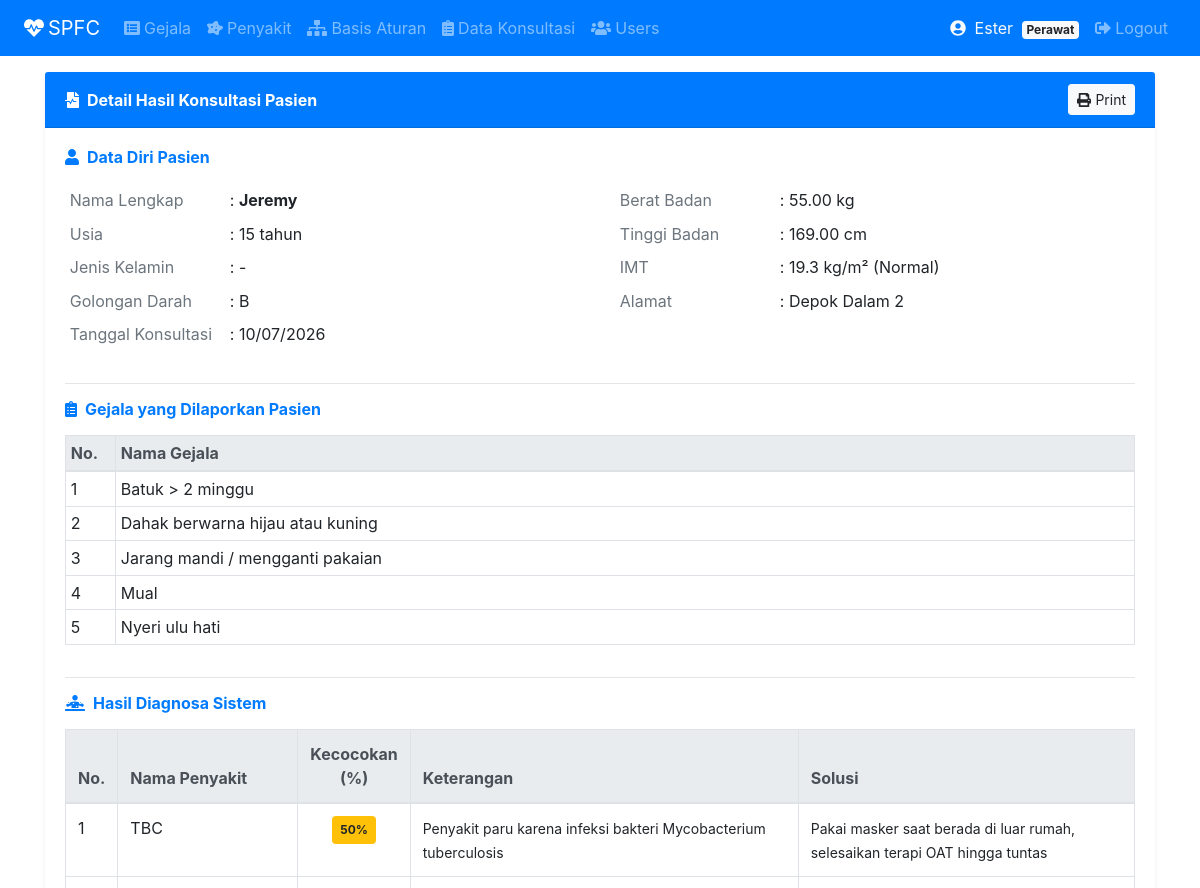
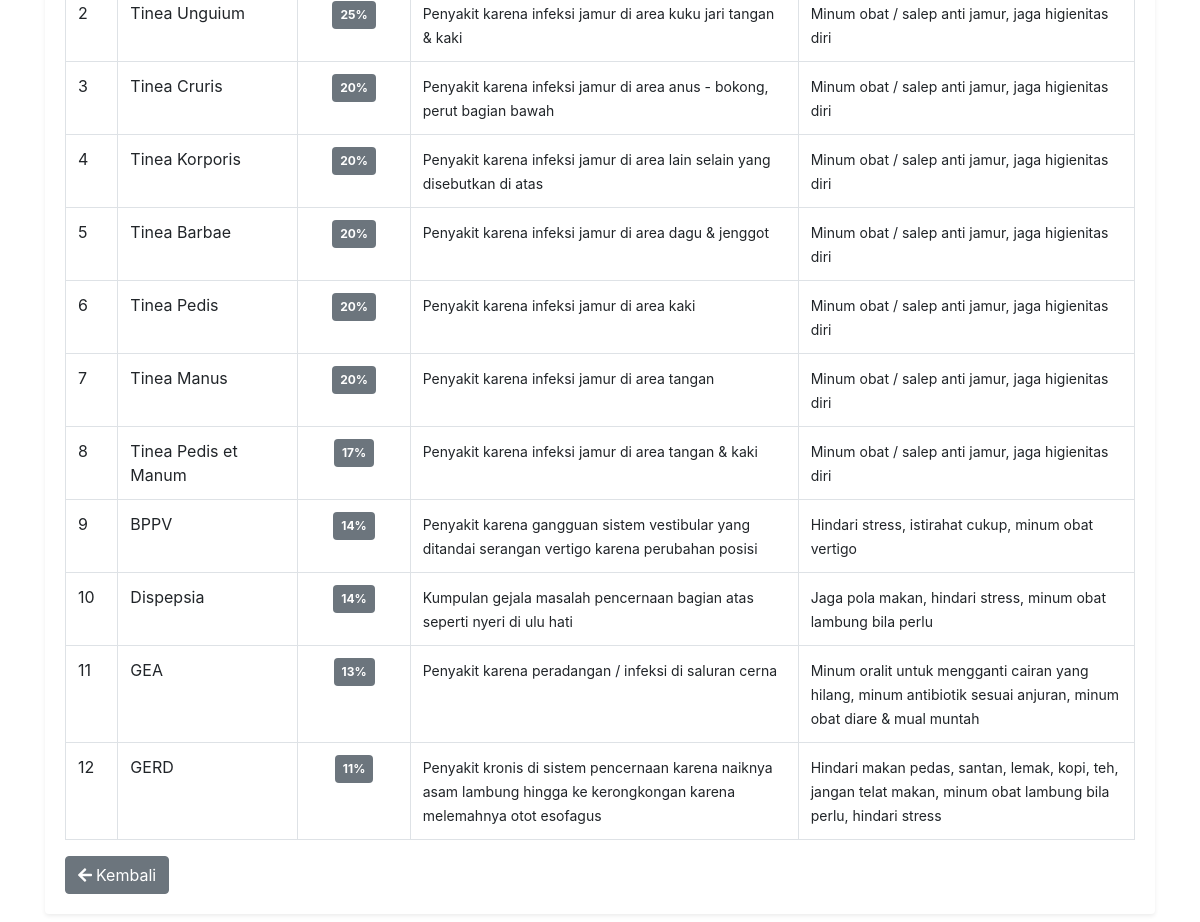
The app's page /index.php?page=konsultasiadm&action=detail&id=2 (signed in) with its own data (2 pictures, top to bottom).
### tables this page shows
CREATE TABLE `konsultasi` (
  `idkonsultasi` int(11) NOT NULL,
  `idusers` int(11) NOT NULL DEFAULT 0,
  `tanggal` date NOT NULL,
  `nama` varchar(50) NOT NULL,
  `usia` int(3) NOT NULL DEFAULT 0,
  `jenis_kelamin` varchar(1) NOT NULL DEFAULT '',
  `alamat` varchar(200) NOT NULL DEFAULT '',
  `berat_badan` decimal(5,2) NOT NULL DEFAULT 0.00,
  `tinggi_badan` decimal(5,2) NOT NULL DEFAULT 0.00,
  `golongan_darah` varchar(3) NOT NULL DEFAULT ''
);

CREATE TABLE `detail_konsultasi` (
  `idkonsultasi` int(11) NOT NULL,
  `idgejala` int(11) NOT NULL
);

CREATE TABLE `gejala` (
  `idgejala` int(11) NOT NULL,
  `nmgejala` varchar(200) NOT NULL
);

CREATE TABLE `detail_penyakit` (
  `idkonsultasi` int(11) NOT NULL,
  `idpenyakit` int(11) NOT NULL,
  `persentase` tinyint(4) NOT NULL
);

CREATE TABLE `penyakit` (
  `idpenyakit` int(11) NOT NULL,
  `nmpenyakit` varchar(50) NOT NULL,
  `keterangan` text NOT NULL,
  `solusi` text NOT NULL
);

### detail_konsultasiadm.php (the view, shortened to what this page needs)
<?php
$idkonsultasi = intval($_GET['id']);
$sql    = "SELECT * FROM konsultasi WHERE idkonsultasi='$idkonsultasi'";
$result = $conn->query($sql);
$row    = $result->fetch_assoc();
$imt = null;
$imt_kategori = '';
if(!empty($row['berat_badan']) && !empty($row['tinggi_badan']) && $row['tinggi_badan'] > 0){
    $tb_m = $row['tinggi_badan'] / 100;
    $imt  = round($row['berat_badan'] / ($tb_m * $tb_m), 1);
    if($imt < 18.5)      $imt_kategori = 'Berat Badan Kurang';
    elseif($imt < 25.0)  $imt_kategori = 'Normal';
    elseif($imt < 30.0)  $imt_kategori = 'Kelebihan Berat Badan';
    else                 $imt_kategori = 'Obesitas';
}
?>
<div class="row">
    <div class="col-sm-12">
        <div class="card border-0 shadow-sm">
            <div class="card-header bg-primary text-white d-flex justify-content-between align-items-center no-print">
                <strong><i class="fas fa-file-medical-alt mr-2"></i>Detail Hasil Konsultasi Pasien</strong>
                <button type="button" class="btn btn-light btn-sm" onclick="window.print()">
                    <i class="fas fa-print mr-1"></i>Print
                </button>
            </div>
            <div class="card-body">
                <h6 class="font-weight-bold text-primary mb-3">
                    <i class="fas fa-user mr-2"></i>Data Diri Pasien
                </h6>
                <div class="row">
                    <div class="col-md-6">
                        <div class="table-responsive">
                        <table class="table table-sm table-borderless">
                            <tr>
                                <td width="160px" class="text-muted">Nama Lengkap</td>
                                <td>: <strong><?php echo htmlspecialchars($row['nama']); ?></strong></td>
                            </tr>
                            <tr>
                                <td class="text-muted">Usia</td>
                                <td>: <?php echo isset($row['usia']) ? $row['usia'] : '-'; ?> tahun</td>
                            </tr>
                            <tr>
                                <td class="text-muted">Jenis Kelamin</td>
                                <td>: <?php echo $row['jenis_kelamin'] == 'L' ? 'Laki-laki' : ($row['jenis_kelamin'] == 'P' ? 'Perempuan' : '-'); ?></td>
                            </tr>
                            <tr>
                                <td class="text-muted">Golongan Darah</td>
                                <td>: <?php echo !empty($row['golongan_darah']) ? $row['golongan_darah'] : '-'; ?></td>
                            </tr>
                            <tr>
                                <td class="text-muted">Tanggal Konsultasi</td>
                                <td>: <?php echo date('d/m/Y', strtotime($row['tanggal'])); ?></td>
                            </tr>
                        </table>
                        </div>
                    </div>
                    <div class="col-md-6">
                        <div class="table-responsive">
                        <table class="table table-sm table-borderless">
                            <tr>
                                <td width="160px" class="text-muted">Berat Badan</td>
                                <td>: <?php echo !empty($row['berat_badan']) ? $row['berat_badan'] . ' kg' : '-'; ?></td>
                            </tr>
                            <tr>
                                <td class="text-muted">Tinggi Badan</td>
                                <td>: <?php echo !empty($row['tinggi_badan']) ? $row['tinggi_badan'] . ' cm' : '-'; ?></td>
                            </tr>
                            <tr>
                                <td class="text-muted">IMT</td>
                                <td>: <?php echo $imt ? $imt . ' kg/m² (' . $imt_kategori . ')' : '-'; ?></td>
                            </tr>
                            <tr>
                                <td class="text-muted">Alamat</td>
                                <td>: <?php echo !empty($row['alamat']) ? htmlspecialchars($row['alamat']) : '-'; ?></td>
                            </tr>
                        </table>
                        </div>
                    </div>
                </div>
                <hr>
                <h6 class="font-weight-bold text-primary mb-3">
                    <i class="fas fa-clipboard-list mr-2"></i>Gejala yang Dilaporkan Pasien
                </h6>
                <div class="table-responsive">
                <table class="table table-bordered table-sm">
                    <thead class="thead-light">
                        <tr>
                            <th width="50px">No.</th>
                            <th>Nama Gejala</th>
                        </tr>
                    </thead>
                    <tbody>
                        <?php
                            $no  = 1;
                            $sql = "SELECT detail_konsultasi.idgejala, gejala.nmgejala
                                    FROM detail_konsultasi INNER JOIN gejala
                                    ON detail_konsultasi.idgejala = gejala.idgejala
                                    WHERE idkonsultasi='$idkonsultasi'";
                            $result = $conn->query($sql);
                            while($row2 = $result->fetch_assoc()){
                        ?>
                        <tr>
                            <td><?php echo $no++; ?></td>
                            <td><?php echo htmlspecialchars($row2['nmgejala']); ?></td>
                        </tr>
                        <?php } ?>
                    </tbody>
                </table>
                </div>
                <hr>
                <h6 class="font-weight-bold text-primary mb-3">
                    <i class="fas fa-diagnoses mr-2"></i>Hasil Diagnosa Sistem
                </h6>
                <?php
                    $sql = "SELECT detail_penyakit.idpenyakit, penyakit.nmpenyakit,
                                   penyakit.keterangan, penyakit.solusi, detail_penyakit.persentase
                            FROM detail_penyakit INNER JOIN penyakit
                            ON detail_penyakit.idpenyakit = penyakit.idpenyakit
                            WHERE idkonsultasi='$idkonsultasi'
                            ORDER BY persentase DESC";
                    $result = $conn->query($sql);
                    if($result->num_rows == 0):
                ?>
                    <div class="alert alert-info">
                        <i class="fas fa-info-circle mr-2"></i>
                        Tidak ada penyakit yang terdeteksi dari konsultasi ini.
                    </div>
                <?php else: ?>
                    <div class="table-responsive">
                    <table class="table table-bordered">
                        <thead class="thead-light">
                            <tr>
                                <th width="50px">No.</th>
                                <th width="180px">Nama Penyakit</th>
                                <th width="110px" class="text-center">Kecocokan (%)</th>
                                <th>Keterangan</th>
                                <th>Solusi</th>
                            </tr>
                        </thead>
                        <tbody>
                            <?php
                                $no = 1;
                                while($row3 = $result->fetch_assoc()){
                                    $persen = $row3['persentase'];
                                    $badgeClass = $persen >= 80 ? 'danger' : ($persen >= 50 ? 'warning' : 'secondary');
                            ?>
                            <tr>
                                <td><?php echo $no++; ?></td>
                                <td><?php echo htmlspecialchars($row3['nmpenyakit']); ?></td>
                                <td class="text-center">
                                    <span class="badge badge-<?php echo $badgeClass; ?> p-2">
                                        <?php echo $persen; ?>%
                                    </span>
                                </td>
                                <td><small><?php echo htmlspecialchars($row3['keterangan']); ?></small></td>
                                <td><small><?php echo htmlspecialchars($row3['solusi']); ?></small></td>
                            </tr>
                            <?php } ?>
                        </tbody>
                    </table>
                    </div>
                <?php endif; ?>
                <a class="btn btn-secondary no-print" href="?page=konsultasiadm">
                    <i class="fas fa-arrow-left mr-1"></i>Kembali
                </a>
            </div>
        </div>
    </div>
</div>

### assets/css/all.css (style rules this page uses)
.fa-arrow-left:before { content:"\f060" }
.fa-clipboard-list:before { content:"\f46d" }
.fa-diagnoses:before { content:"\f470" }
.fa-file-medical-alt:before { content:"\f478" }
.fa-print:before { content:"\f02f" }
.fa-user:before { content:"\f007" }

### assets/css/mobile-fixes.css (style rules this page uses)
.table-responsive { -webkit-overflow-scrolling: touch; }

### records on screen
konsultasi: nama "Jeremy", usia "15", golongan_darah "B", tanggal "10/07/2026", berat_badan "55.00", tinggi_badan "169.00", imt "19.3", imt_kategori "Normal", alamat "Depok Dalam 2"
detail_konsultasi: idgejala.nmgejala "Batuk > 2 minggu"
detail_konsultasi: idgejala.nmgejala "Dahak berwarna hijau atau kuning"
detail_konsultasi: idgejala.nmgejala "Jarang mandi / mengganti pakaian"
detail_konsultasi: idgejala.nmgejala "Mual"
detail_konsultasi: idgejala.nmgejala "Nyeri ulu hati"
detail_penyakit: idpenyakit.nmpenyakit "TBC", persentase "50", idpenyakit.keterangan "Penyakit paru karena infeksi bakteri Mycobacterium tuberculosis", idpenyakit.solusi "Pakai masker saat berada di luar rumah, selesaikan terapi OAT hingga tuntas"
detail_penyakit: idpenyakit.nmpenyakit "Tinea Unguium", persentase "25", idpenyakit.keterangan "Penyakit karena infeksi jamur di area kuku jari tangan & kaki", idpenyakit.solusi "Minum obat / salep anti jamur, jaga higienitas diri"
detail_penyakit: idpenyakit.nmpenyakit "Tinea Cruris", persentase "20", idpenyakit.keterangan "Penyakit karena infeksi jamur di area anus - bokong, perut bagian bawah", idpenyakit.solusi "Minum obat / salep anti jamur, jaga higienitas diri"
detail_penyakit: idpenyakit.nmpenyakit "Tinea Korporis", persentase "20", idpenyakit.keterangan "Penyakit karena infeksi jamur di area lain selain yang disebutkan di atas", idpenyakit.solusi "Minum obat / salep anti jamur, jaga higienitas diri"
detail_penyakit: idpenyakit.nmpenyakit "Tinea Barbae", persentase "20", idpenyakit.keterangan "Penyakit karena infeksi jamur di area dagu & jenggot", idpenyakit.solusi "Minum obat / salep anti jamur, jaga higienitas diri"
detail_penyakit: idpenyakit.nmpenyakit "Tinea Pedis", persentase "20", idpenyakit.keterangan "Penyakit karena infeksi jamur di area kaki", idpenyakit.solusi "Minum obat / salep anti jamur, jaga higienitas diri"
detail_penyakit: idpenyakit.nmpenyakit "Tinea Manus", persentase "20", idpenyakit.keterangan "Penyakit karena infeksi jamur di area tangan", idpenyakit.solusi "Minum obat / salep anti jamur, jaga higienitas diri"
detail_penyakit: idpenyakit.nmpenyakit "Tinea Pedis et Manum", persentase "17", idpenyakit.keterangan "Penyakit karena infeksi jamur di area tangan & kaki", idpenyakit.solusi "Minum obat / salep anti jamur, jaga higienitas diri"
detail_penyakit: idpenyakit.nmpenyakit "BPPV", persentase "14", idpenyakit.keterangan "Penyakit karena gangguan sistem vestibular yang ditandai serangan vertigo karena perubahan posisi", idpenyakit.solusi "Hindari stress, istirahat cukup, minum obat vertigo"
detail_penyakit: idpenyakit.nmpenyakit "Dispepsia", persentase "14", idpenyakit.keterangan "Kumpulan gejala masalah pencernaan bagian atas seperti nyeri di ulu hati", idpenyakit.solusi "Jaga pola makan, hindari stress, minum obat lambung bila perlu"
detail_penyakit: idpenyakit.nmpenyakit "GEA", persentase "13", idpenyakit.keterangan "Penyakit karena peradangan / infeksi di saluran cerna", idpenyakit.solusi "Minum oralit untuk mengganti cairan yang hilang, minum antibiotik sesuai anjuran, minum obat diare & mual muntah"
detail_penyakit: idpenyakit.nmpenyakit "GERD", persentase "11", idpenyakit.keterangan "Penyakit kronis di sistem pencernaan karena naiknya asam lambung hingga ke kerongkongan karena melemahnya otot esofagus", idpenyakit.solusi "Hindari makan pedas, santan, lemak, kopi, teh, jangan telat makan, minum obat lambung bila perlu, hindari stress"

### other values on screen
$_SESSION['username'] "Ester"
$_SESSION['role'] "Perawat"
